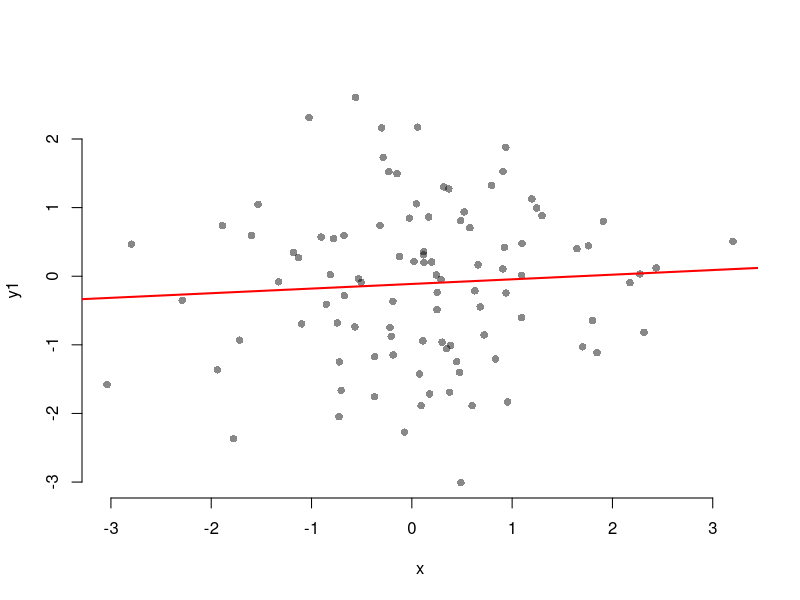
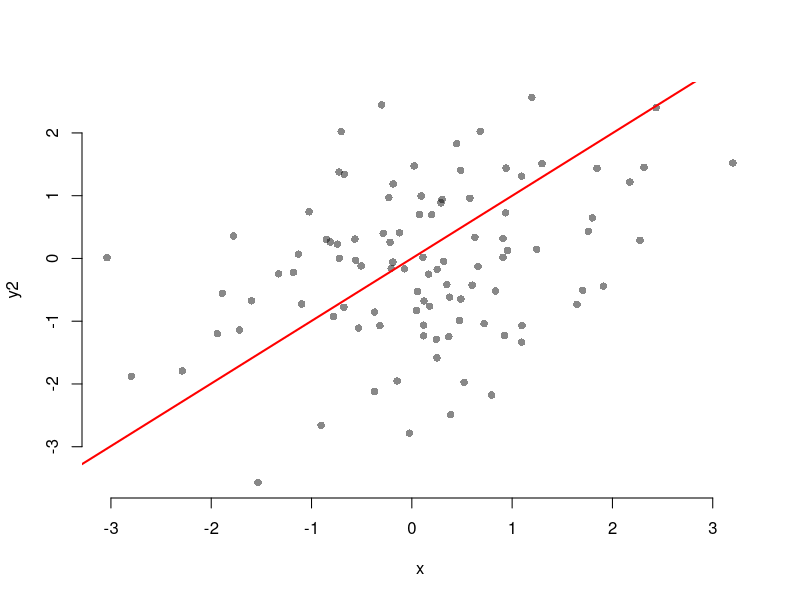
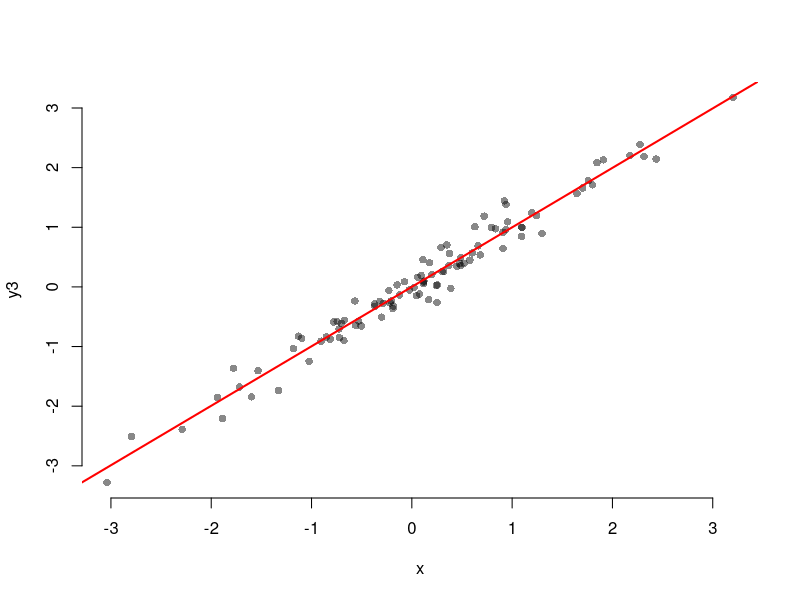
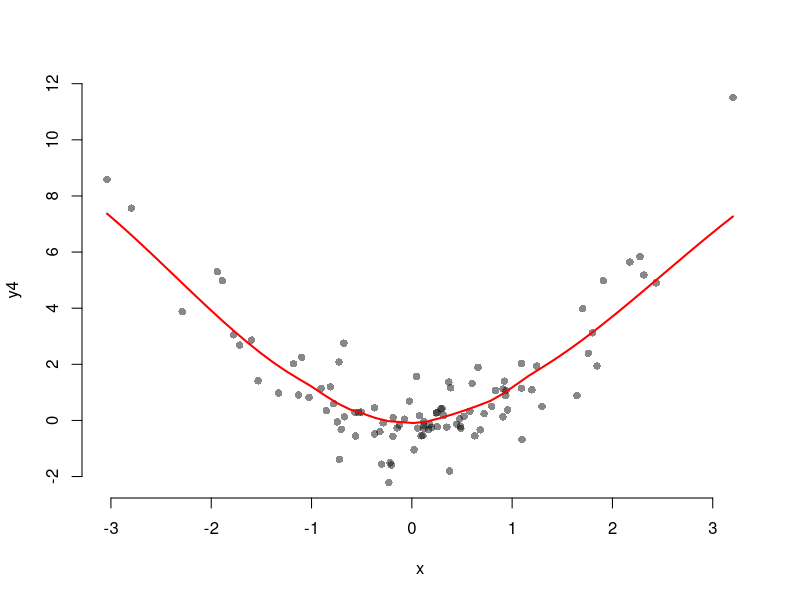
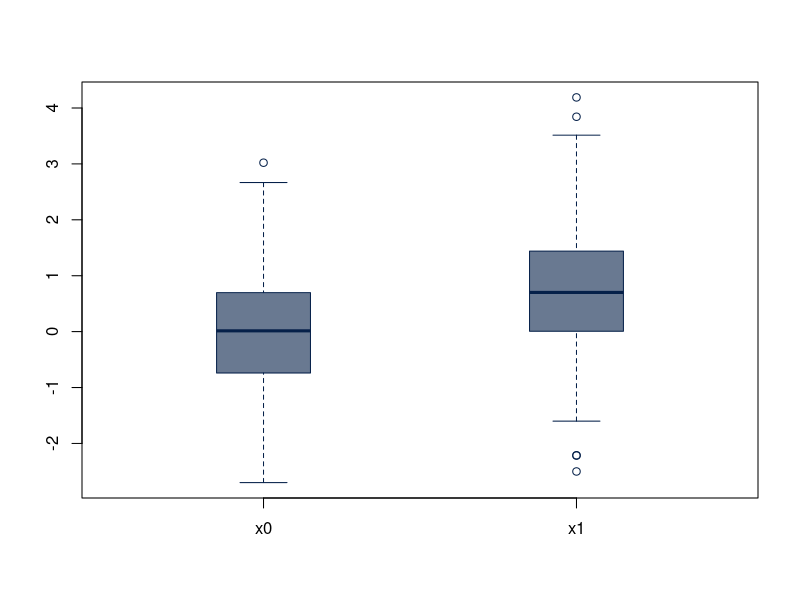
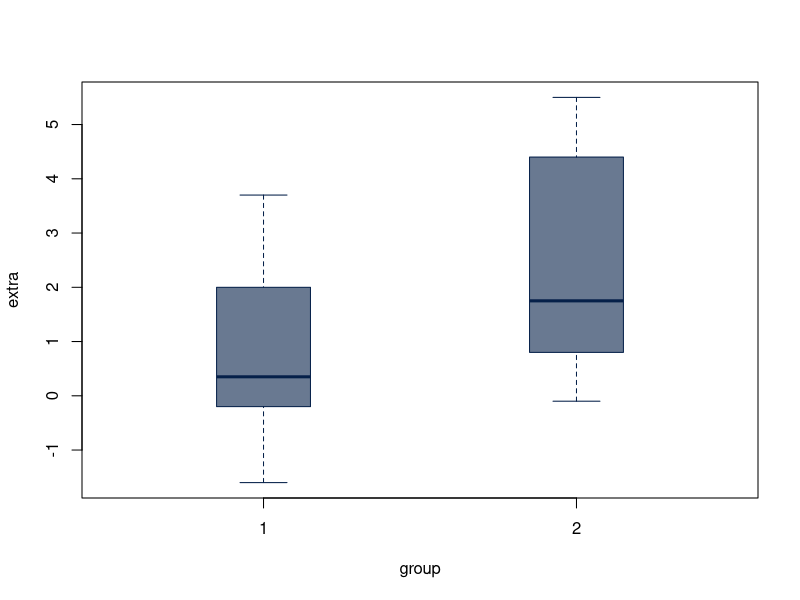
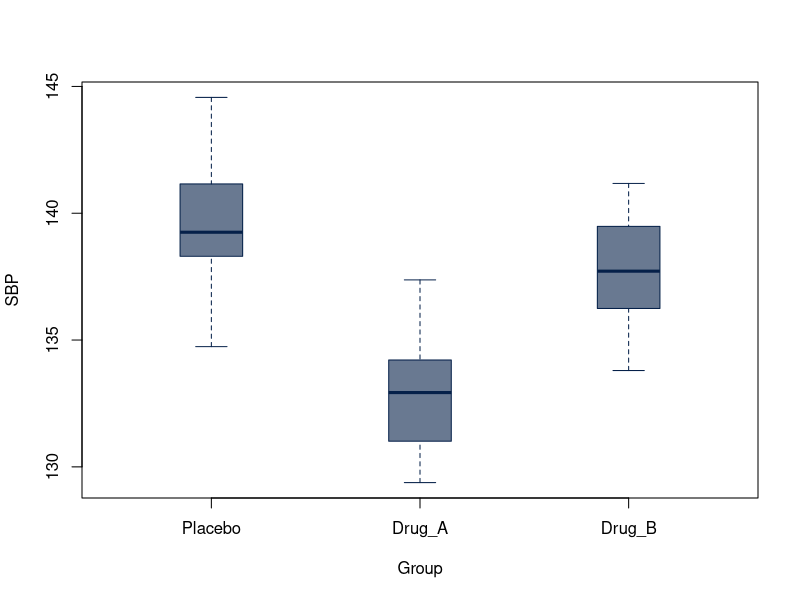
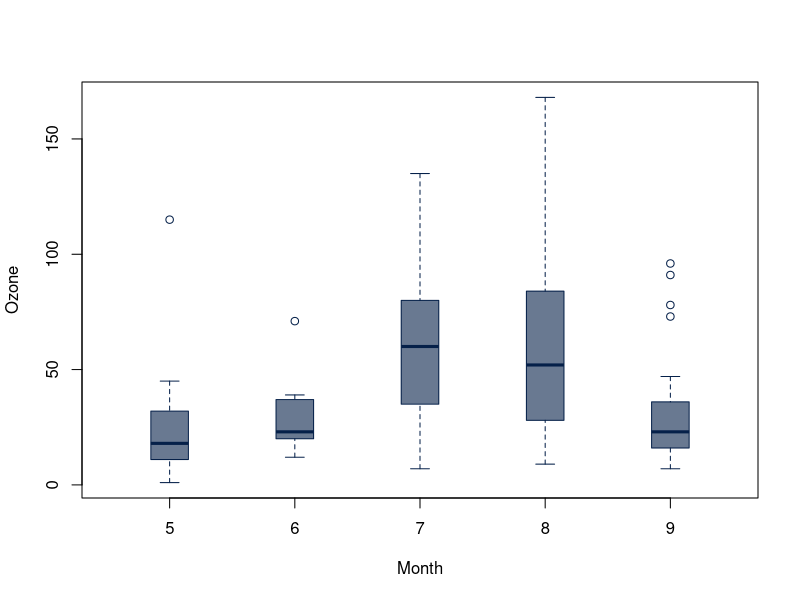

Reproduce these figures in R, in order.
## ---- chunk 1
knitr::opts_chunk$set(fig.width = 5, fig.height = 5,
                      comment = NA, cache = TRUE)
## ---- chunk 2
set.seed(2020)
x <- rnorm(100)
y1 <- .1 * x + rnorm(100)
y2 <- .3 * x + rnorm(100)
y3 <- x + rnorm(100)/5
y4 <- x^2 + rnorm(100)
## ---- chunk 3
plot(x, y1,
     col = "#00000077",
     pch = 16, bty = "none")
abline(lm(y1 ~ x), col = "red", lwd = 2)
## ---- chunk 4
plot(x, y2,
     col = "#00000077",
     pch = 16, bty = "none")
abline(lm(y3 ~ x), col = "red", lwd = 2)
## ---- chunk 5
plot(x, y3,
     col = "#00000077",
     pch = 16, bty = "none")
abline(lm(y3 ~ x), col = "red", lwd = 2)
## ---- chunk 6
scatter.smooth(x, y4,
               col = "#00000077",
               pch = 16, bty = "none",
               lpars = list(col = "red", lwd = 2))
## ---- chunk 7
cor.test(x, y1)
cor.test(x, y2)
cor.test(x, y3)
cor.test(x, y4)
## ---- chunk 8
set.seed(2021)
x0 <- rnorm(500)
x1 <- rnorm(500, mean = .7)
## ---- chunk 9
boxplot(x0, x1,
        col = "#05204999", border = "#052049",
        boxwex = .3, names = c("x0", "x1"))
## ---- chunk 10
t.test(x0)
## ---- chunk 11
t.test(x1)
## ---- chunk 12
boxplot(extra ~ group, sleep,
        col = "#05204999", border = "#052049",
        boxwex = .3)
## ---- chunk 13
t.test(extra ~ group, sleep)
## ---- chunk 14
## Hollander & Wolfe (1973), 29f.
## Hamilton depression scale factor measurements in 9 patients with
##  mixed anxiety and depression, taken at the first (x) and second
##  (y) visit after initiation of a therapy (administration of a
##  tranquilizer).
x <- c(1.83,  0.50,  1.62,  2.48, 1.68, 1.88, 1.55, 3.06, 1.30)
y <- c(0.878, 0.647, 0.598, 2.05, 1.06, 1.29, 1.06, 3.14, 1.29)
depression <- data.frame(first = x, second = y, change = y - x)
## ---- chunk 15
wilcox.test(depression$change)
## ---- chunk 16
x1 <- rnorm(500, 3, 1.5)
x2 <- rnorm(500, 5, 2)
wilcox.test(x1, x2)
## ---- chunk 17
wilcox.test(x, y, paired = TRUE)
## ---- chunk 18
wilcox.test(x, y, paired = TRUE, alternative = "greater")
## ---- chunk 19
BP_drug <- data.frame(Group = factor(rep(c("Placebo", "Drug_A", "Drug_B"), each = 20),
                                     levels = c("Placebo", "Drug_A", "Drug_B")),
                  SBP = c(rnorm(20, 140, 2.2), rnorm(20, 132, 2.1), rnorm(20, 138, 2)))
## ---- chunk 20
boxplot(SBP ~ Group, BP_drug,
        col = "#05204999", border = "#052049",
        boxwex = .3)
## ---- chunk 21
SBP_aov <- aov(SBP ~ Group, BP_drug)
SBP_aov
## ---- chunk 22
summary(SBP_aov)
## ---- chunk 23
pairwise.t.test(BP_drug$SBP, BP_drug$Group,
                p.adj = "holm")
## ---- chunk 24
## Hollander & Wolfe (1973), 116.
## Mucociliary efficiency from the rate of removal of dust in normal
##  subjects, subjects with obstructive airway disease, and subjects
##  with asbestosis.
x <- c(2.9, 3.0, 2.5, 2.6, 3.2) # normal subjects
y <- c(3.8, 2.7, 4.0, 2.4)      # with obstructive airway disease
z <- c(2.8, 3.4, 3.7, 2.2, 2.0) # with asbestosis
kruskal.test(list(x, y, z))
## ---- chunk 25
boxplot(Ozone ~ Month, data = airquality,
        col = "#05204999", border = "#052049",
        boxwex = .3)
## ---- chunk 26
kruskal.test(Ozone ~ Month, data = airquality)
## ---- chunk 27
set.seed(2021)
set.seed(2021)
Cohort <- factor(sample(c("Control", "Case"), 500, TRUE),
                 levels = c("Control", "Case"))
Sex <- factor(
  sapply(seq(Cohort), \(i) sample(c("Male", "Female"), 1,
                                  prob = if (Cohort[i] == "Control") c(1, 1) else c(2, 1))))
dat <- data.frame(Cohort, Sex)
head(dat)
## ---- chunk 28
mosaicplot(table(Cohort, Sex),
           color = c("orchid", "skyblue"),
           border = NA,
           main = "Cohort x Sex")
## ---- chunk 29
mosaicplot(Cohort ~ Sex, dat,
           color = c("orchid", "skyblue"),
           border = NA,
           main = "Cohort x Sex")
## ---- chunk 30
cohort_sex_chisq <- chisq.test(dat$Cohort, dat$Sex)
cohort_sex_chisq
## ---- chunk 31
cohort_sex_chisq <- chisq.test(table(dat$Cohort, dat$Sex))
cohort_sex_chisq
## ---- chunk 32
cohort_sex_fisher <- fisher.test(dat$Cohort, dat$Sex)
cohort_sex_fisher
## ---- chunk 33
cohort_sex_fisher <- fisher.test(table(dat$Cohort, dat$Sex))
cohort_sex_fisher
## ---- chunk 34
x1 <- rnorm(500, sd = 1)
x2 <- rnorm(400, sd = 1.5)
var.test(x1, x2)
## ---- chunk 35
boxplot(x1, x2,
        col = "#05204999", border = "#052049",
        boxwex = .3)
## ---- chunk 36
x <- rnorm(50, mean = 0, sd = 2)
y <- rnorm(30, mean = 1, sd = 1)
var.test(x, y)                  # Do x and y have the same variance?
var.test(lm(x ~ 1), lm(y ~ 1))  # same
## ---- chunk 37
plot(count ~ spray, data = InsectSprays)
## ---- chunk 38
bartlett.test(InsectSprays$count, InsectSprays$spray)
## ---- chunk 39
bartlett.test(count ~ spray, data = InsectSprays)
## ---- chunk 40
boxplot(count ~ spray, data = InsectSprays)
# works the same if you do plot(count ~ spray, data = InsectSprays)
fligner.test(InsectSprays$count, InsectSprays$spray)
fligner.test(count ~ spray, data = InsectSprays)
## ---- chunk 41
ramsay <- c(111, 107, 100, 99, 102, 106, 109, 108, 104, 99,
            101, 96, 97, 102, 107, 113, 116, 113, 110, 98)
jung.parekh <- c(107, 108, 106, 98, 105, 103, 110, 105, 104,
            100, 96, 108, 103, 104, 114, 114, 113, 108, 106, 99)
ansari.test(ramsay, jung.parekh)
## ---- chunk 42
x <- rnorm(40, sd = 1.5)
y <- rnorm(40, sd = 2.5)
ansari.test(x, y)
## ---- chunk 43
mood.test(x, y)
## ---- chunk 44
x1 <- rnorm(200, 0, 1)
x2 <- rnorm(200, -.5, 1.5)
ks.test(x1, x2)
## ---- chunk 45
set.seed(2021)
x <- rnorm(2000)
y1 <- .7 * x
y2 <- x + x^3
## ---- chunk 46
qqplot(rnorm(300), y1, pch = 16, col = "#00000077")
qqline(y1, col = "red", lwd = 2)
## ---- chunk 47
qqplot(rnorm(300), y2, pch = 16, col = "#00000077")
qqline(y2, col = "red", lwd = 2)
## ---- chunk 48
shapiro.test(y1)
shapiro.test(y2)
